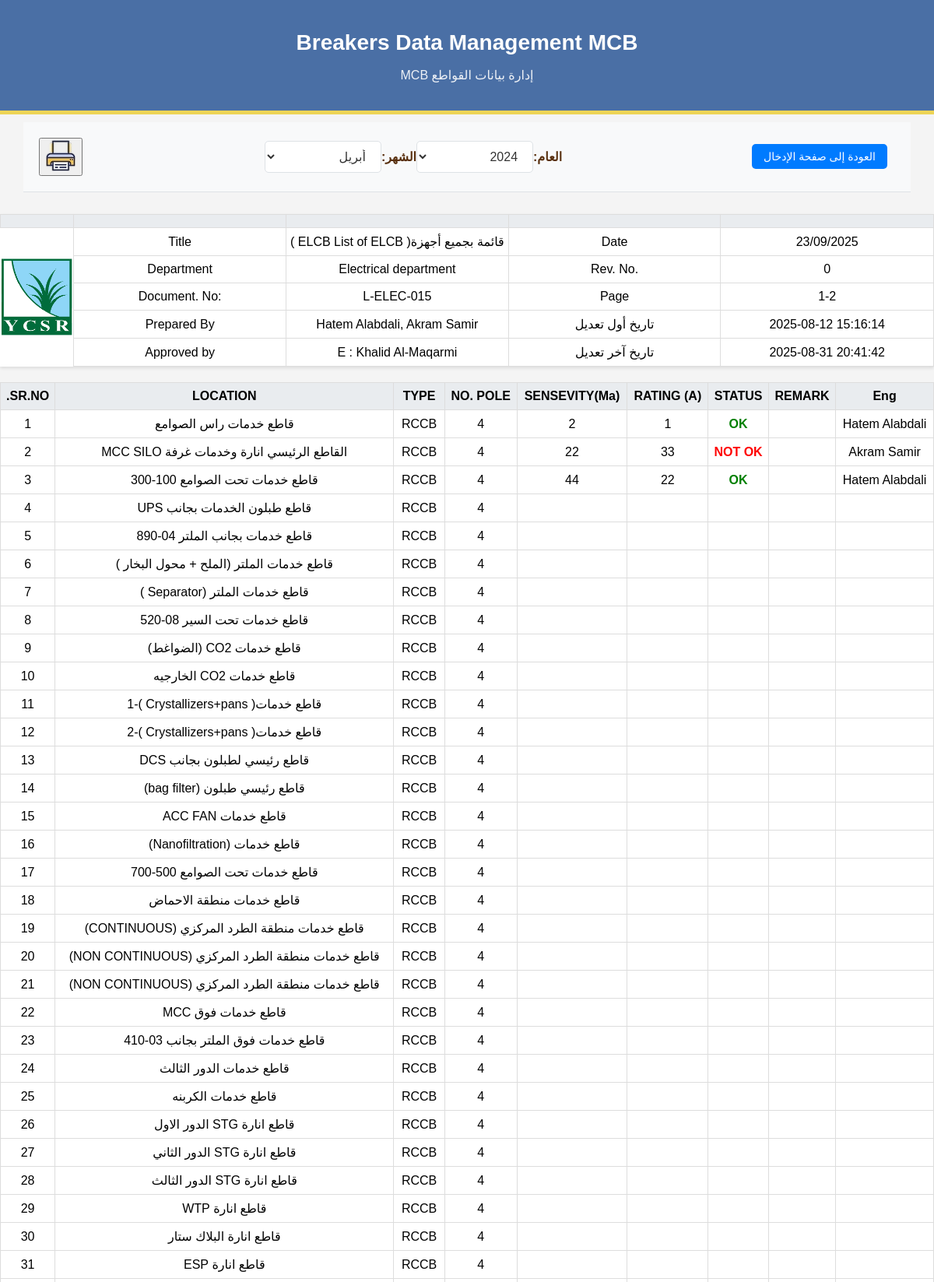
The page /show_MCB.php (upper part) on the database its author committed.
### tables this page shows
CREATE TABLE `MCB_4_2024` (
  `SR.NO.` int(11) NOT NULL,
  `LOCATION` varchar(255) DEFAULT NULL,
  `TYPE` varchar(255) DEFAULT NULL,
  `NO. POLE` varchar(255) DEFAULT NULL,
  `SENSEVITY(Ma)` varchar(255) DEFAULT NULL,
  `RATING (A)` varchar(255) DEFAULT NULL,
  `STATUS` varchar(255) DEFAULT NULL,
  `REMARK` varchar(255) DEFAULT NULL,
  `table_name` varchar(255) DEFAULT NULL,
  `Eng` varchar(255) DEFAULT NULL,
  `modification_date` datetime NOT NULL DEFAULT current_timestamp() ON UPDATE current_timestamp()
);

### show_MCB.php (the view, shortened to what this page needs)
<!DOCTYPE html>
<html lang="ar" dir="rtl">
<head>
</head>
<body>
    <div class="header">
            <h1>Breakers Data Management MCB</h1>
            <p>إدارة بيانات القواطع MCB</p>
        </div>
    <div class="container">
        <div class="controls">
            <a href="mcb.php" class="back-button">العودة إلى صفحة الإدخال</a>
            <form id="data-form" action="" method="get">
                <label for="year-select">العام:</label>
                <select id="year-select" name="year" onchange="this.form.submit()">
                    <?php
                    $currentYear = isset($_GET['year']) ? $_GET['year'] : (isset($_SESSION['selected_year']) ? $_SESSION['selected_year'] : '2024');
                    for ($i = 2024; $i <= 2030; $i++) {
                        $selected = ($currentYear == $i) ? ' selected' : '';
                        echo "<option value=\"$i\"$selected>$i</option>";
                    }
                    ?>
                </select>
                <label for="month-select">الشهر:</label>
                <select id="month-select" name="month" onchange="this.form.submit()">
                    <?php
                    $currentMonth = isset($_GET['month']) ? $_GET['month'] : (isset($_SESSION['selected_month']) ? $_SESSION['selected_month'] : '4');
                    ?>
                    <option value="4" <?php echo ($currentMonth == '4' ? ' selected' : ''); ?>>أبريل</option>
                </select>
            </form>
             <button class="print-button" onclick="window.print()"><img class="pdf_img" src="imgs/printdoc2.png"
                    alt=""></button>
    </div>
        </div>
        <table class="info-table">
            <thead>
                <tr class="table-header">
                    <td rowspan="1" style="width:8%"></td>
                    <td style="width:23%"></td>
                    <td style="width:23%"></td>
                    <td style="width:23%"></td>
                    <td style="width:23%"></td>
                </tr>
            </thead>
            <tbody>
                <tr>
                    <td rowspan="5" style="padding: 0; border: none;"><img src="imgs/4.png" alt="Company Logo"></td>
                    <td>Title</td>
                    <td>( ELCB
                        List of ELCB )قائمة بجميع أجهزة </td>
                    <td>Date</td>
                    <td><?php echo date('d/m/Y'); ?></td>
                </tr>
                <tr>
                    <td>Department</td>
                    <td>Electrical department</td>
                    <td>Rev. No.</td>
                    <td>0</td>
                </tr>
                <tr>
                    <td>Document. No:</td>
                    <td>L-ELEC-015</td>
                    <td>Page</td>
                    <td>1-2</td>
                </tr>
                <tr>
                    <td>Prepared By</td>
                    <td id="prepared-by-cell"><?php echo htmlspecialchars($preparedByNames); ?></td>
                    <td>تاريخ أول تعديل</td>
                    <td id="first-modification-date-cell"></td>
                </tr>
                <tr>
                    <td>Approved by</td>
                    <td>E : Khalid Al-Maqarmi</td>
                    <td>تاريخ آخر تعديل</td>
                    <td id="last-modification-date-cell"></td>
                </tr>
            </tbody>
        </table>
        <div class="responsive-table-container">
            <table style="width: 100%;">
                <thead>
                    <tr class="table-header">
                        <td>Eng</td>
                        <td>REMARK</td>
                        <td>STATUS</td>
                        <td>RATING (A)</td>
                        <td>SENSEVITY(Ma)</td>
                        <td>NO. POLE</td>
                        <td>TYPE</td>
                        <td>LOCATION</td>
                        <td>SR.NO.</td>
                    </tr>
                </thead>
                <tbody id="table-body">
                    <?php
                    $Xservername =  "sql202.infinityfree.com";
                    $Xusername = "if0_39426096";
                    $Xpassword = "WKa8VQVTNfi";
                    $Xdbname = 'if0_39426096_mwt';
                    $servername = $Xservername;
                    $username = $Xusername;
                    $password = $Xpassword;
                    $dbname = $Xdbname;
                    $conn = new mysqli($servername, $username, $password, $dbname);
                    $conn->set_charset("utf8mb4");
                    function getTableName($month, $year)
                    {
                        return "MCB_" . $month . "_" . $year;
                    }
                    $selectedYear = isset($_GET['year']) ? $_GET['year'] : (isset($_SESSION['selected_year']) ? $_SESSION['selected_year'] : '2024');
                    $selectedMonth = isset($_GET['month']) ? $_GET['month'] : (isset($_SESSION['selected_month']) ? $_SESSION['selected_month'] : '4');
                    $tableName = getTableName($selectedMonth, $selectedYear);
                    $check_table_sql = "SHOW TABLES LIKE '$tableName'";
                    $table_exists = $conn->query($check_table_sql);
                    if ($table_exists && $table_exists->num_rows > 0) {
                        $reset_sql = "UPDATE `$tableName` SET
                                     `REMARK` = '',
                                     `STATUS` = '',
                                     `RATING (A)` = '',
                                     `SENSEVITY(Ma)` = ''
                                     WHERE (`Eng` = '' OR `Eng` IS NULL)
                                     AND (`REMARK` != '' OR `STATUS` != '' OR `RATING (A)` != '' OR `SENSEVITY(Ma)` != '')";
                        $conn->query($reset_sql);
                        $sql = "SELECT Eng, REMARK, STATUS, `RATING (A)`, `SENSEVITY(Ma)`, `NO. POLE`, TYPE, LOCATION, `SR.NO.` FROM `$tableName`";
                        $result = $conn->query($sql);
                        if ($result->num_rows > 0) {
                            while ($row = $result->fetch_assoc()) {
                                $status_text = '';
                                $status_class = '';
                                if ($row['STATUS'] === '✅') {
                                    $status_text = 'OK';
                                    $status_class = 'status-ok';
                                } elseif ($row['STATUS'] === '❌') {
                                    $status_text = 'NOT OK';
                                    $status_class = 'status-not-ok';
                                }
                                echo "<tr id='row-" . htmlspecialchars($row['SR.NO.']) . "'>";
                                echo "<td>" . htmlspecialchars($row['Eng']) . "</td>";
                                echo "<td class='editable' data-column='REMARK' data-id='" . htmlspecialchars($row['SR.NO.']) . "'>" . htmlspecialchars($row['REMARK']) . "</td>";
                                echo "<td class='editable status-cell $status_class' data-column='STATUS' data-id='" . htmlspecialchars($row['SR.NO.']) . "'>" . htmlspecialchars($status_text) . "</td>";
                                echo "<td class='editable' data-column='RATING (A)' data-id='" . htmlspecialchars($row['SR.NO.']) . "'>" . htmlspecialchars($row['RATING (A)']) . "</td>";
                                echo "<td class='editable' data-column='SENSEVITY(Ma)' data-id='" . htmlspecialchars($row['SR.NO.']) . "'>" . htmlspecialchars($row['SENSEVITY(Ma)']) . "</td>";
                                echo "<td>" . htmlspecialchars($row['NO. POLE']) . "</td>";
                                echo "<td>" . htmlspecialchars($row['TYPE']) . "</td>";
                                echo "<td>" . htmlspecialchars($row['LOCATION']) . "</td>";
                                echo "<td>" . htmlspecialchars($row['SR.NO.']) . "</td>";
                                echo "</tr>";
                            }
                        } else {
                            echo "<tr><td colspan='9'>لا توجد بيانات في هذا الجدول.</td></tr>";
                        }
                    } else {
                        echo "<tr><td colspan='9'>الجدول `" . htmlspecialchars($tableName) . "` غير موجود.</td></tr>";
                    }
                    ?>
                </tbody>
            </table>
        </div>
</body>
</html>

### show_MCB.php (style rules this page uses)
:root { --primary-color: #4a6fa5; --secondary-color: #edd456; --dark-color: #582f0e; --light-color: #f8f9fa; --success-color: #28a745; --danger-color: #dc3545; --border-color: #dee2e6; --whatsapp-color: #25D366; --telegram-color: #0088cc; }
body { font-family: 'Arial', sans-serif; background-color: #f4f4f4; margin: 0; padding: 0; text-align: center; }
.header { background-color: var(--primary-color); color: white; padding: 20px; text-align: center; border-bottom: 5px solid var(--secondary-color); }
.header h1 { margin-bottom: 10px; font-size: 28px; }
.header p { font-size: 16px; opacity: 0.9; }
.container { width: 95%; margin: auto; padding: 10px; }
.controls { display: flex; justify-content: space-between; align-items: center; padding: 20px; background-color: var(--light-color); border-bottom: 1px solid var(--border-color); flex-wrap: wrap; gap: 15px; }
.controls form { display: flex; align-items: center; flex-grow: 1; justify-content: center; flex-wrap: wrap; }
.controls label { font-weight: 600; color: var(--dark-color); }
#year-select { display: flex; align-items: center; gap: 10px; }
.controls select { padding: 10px 15px; border: 1px solid var(--border-color); border-radius: 5px; background-color: white; font-size: 16px; color: #333; cursor: pointer; transition: border-color 0.3s; min-width: 150px; }
.back-button { padding: 8px 15px; font-size: 14px; cursor: pointer; border: none; border-radius: 5px; background-color: #007bff; color: #fff; text-decoration: none; margin: 5px 10px; }
.info-table { width: 100%; margin-top: 10px; margin-bottom: 20px; direction: ltr; }
.info-table img { max-width: 100%; height: auto; display: block; }
.responsive-table-container { overflow-x: auto; width: 100%; }
table { width: 100%; border-collapse: collapse; background-color: #fff; box-shadow: 0 2px 4px rgba(0, 0, 0, 0.1); direction: rtl; min-width: 800px; }
th, td { border: 1px solid #ddd; padding: 8px 5px; text-align: center; white-space: nowrap; }
td.editable { cursor: pointer; }
.table-title, .table-header { background-color: #e9ecef; font-weight: bold; }
.status-ok { color: green; font-weight: bold; }
.status-not-ok { color: red; font-weight: bold; }
.print-button { cursor: pointer; }

### rows shown on the page
mcb_4_2024: Eng "Hatem Alabdali", STATUS "OK", value "1", value "2", value "4", TYPE "RCCB", LOCATION "قاطع خدمات راس الصوامع", NO "1"
mcb_4_2024: Eng "Akram Samir", STATUS "NOT OK", value "33", value "22", value "4", TYPE "RCCB", LOCATION "القاطع الرئيسي انارة وخدمات غرفة MCC SILO", NO "2"
mcb_4_2024: Eng "Hatem Alabdali", STATUS "OK", value "22", value "44", value "4", TYPE "RCCB", LOCATION "قاطع خدمات تحت الصوامع 100-300", NO "3"
mcb_4_2024: value "4", TYPE "RCCB", LOCATION "قاطع طبلون الخدمات بجانب UPS", NO "4"
mcb_4_2024: value "4", TYPE "RCCB", LOCATION "قاطع خدمات بجانب الملتر 04-890", NO "5"
mcb_4_2024: value "4", TYPE "RCCB", LOCATION "قاطع خدمات الملتر (الملح + محول البخار )", NO "6"
mcb_4_2024: value "4", TYPE "RCCB", LOCATION "قاطع خدمات الملتر (Separator )", NO "7"
mcb_4_2024: value "4", TYPE "RCCB", LOCATION "قاطع خدمات تحت السير 08-520", NO "8"
mcb_4_2024: value "4", TYPE "RCCB", LOCATION "قاطع خدمات CO2 (الضواغط)", NO "9"
mcb_4_2024: value "4", TYPE "RCCB", LOCATION "قاطع خدمات CO2 الخارجيه", NO "10"
mcb_4_2024: value "4", TYPE "RCCB", LOCATION "قاطع خدمات( Crystallizers+pans )-1", NO "11"
mcb_4_2024: value "4", TYPE "RCCB", LOCATION "قاطع خدمات( Crystallizers+pans )-2", NO "12"
mcb_4_2024: value "4", TYPE "RCCB", LOCATION "قاطع رئيسي لطبلون بجانب DCS", NO "13"
mcb_4_2024: value "4", TYPE "RCCB", LOCATION "قاطع رئيسي طبلون (bag filter)", NO "14"
mcb_4_2024: value "4", TYPE "RCCB", LOCATION "قاطع خدمات ACC FAN", NO "15"
mcb_4_2024: value "4", TYPE "RCCB", LOCATION "قاطع خدمات (Nanofiltration)", NO "16"
mcb_4_2024: value "4", TYPE "RCCB", LOCATION "قاطع خدمات تحت الصوامع 500-700", NO "17"
mcb_4_2024: value "4", TYPE "RCCB", LOCATION "قاطع خدمات منطقة الاحماض", NO "18"
mcb_4_2024: value "4", TYPE "RCCB", LOCATION "قاطع خدمات منطقة الطرد المركزي (CONTINUOUS)", NO "19"
mcb_4_2024: value "4", TYPE "RCCB", LOCATION "قاطع خدمات منطقة الطرد المركزي (NON CONTINUOUS)", NO "20"
mcb_4_2024: value "4", TYPE "RCCB", LOCATION "قاطع خدمات منطقة الطرد المركزي (NON CONTINUOUS)", NO "21"
mcb_4_2024: value "4", TYPE "RCCB", LOCATION "قاطع خدمات فوق MCC", NO "22"
mcb_4_2024: value "4", TYPE "RCCB", LOCATION "قاطع خدمات فوق الملتر بجانب 03-410", NO "23"
mcb_4_2024: value "4", TYPE "RCCB", LOCATION "قاطع خدمات الدور الثالث", NO "24"
mcb_4_2024: value "4", TYPE "RCCB", LOCATION "قاطع خدمات الكربنه", NO "25"
mcb_4_2024: value "4", TYPE "RCCB", LOCATION "قاطع انارة STG الدور الاول", NO "26"
mcb_4_2024: value "4", TYPE "RCCB", LOCATION "قاطع انارة STG الدور الثاني", NO "27"
mcb_4_2024: value "4", TYPE "RCCB", LOCATION "قاطع انارة STG الدور الثالث", NO "28"
mcb_4_2024: value "4", TYPE "RCCB", LOCATION "قاطع انارة WTP", NO "29"
mcb_4_2024: value "4", TYPE "RCCB", LOCATION "قاطع انارة البلاك ستار", NO "30"
mcb_4_2024: value "4", TYPE "RCCB", LOCATION "قاطع انارة ESP", NO "31"

### other values the page prints
form field year "2024"
